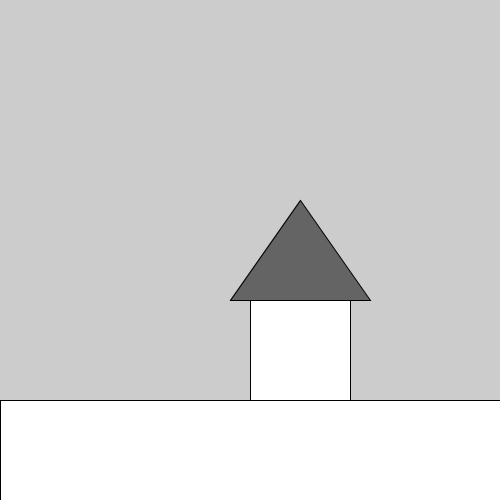
Frame 1 (no input)
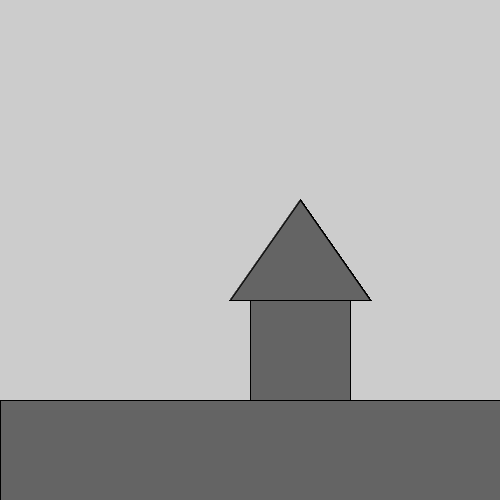
Frame 60 (the mouse pressed at the canvas centre just before this capture)
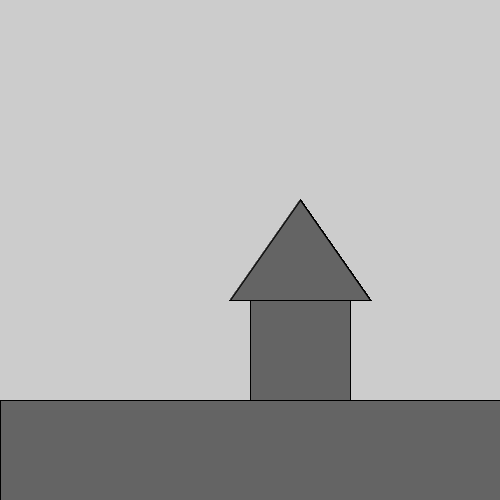
Frame 120 (the mouse held since frame 60 and released just before this capture)

The Processing sketch that drew these frames (run headless with seeded random() and noise(); from frame 60 on, the mouse is pressed at the canvas centre):

// Processing sketch: Tiny_House_sketch
// ── Tiny_House_sketch.pde
void setup(){
  size(500, 500);
  
}

void draw() {
 square(0,400,500); 
 
 
 square(250, 300, 100);
 fill(100,100,100);
 triangle(230,300,370,300,300,200);
  
  
}
